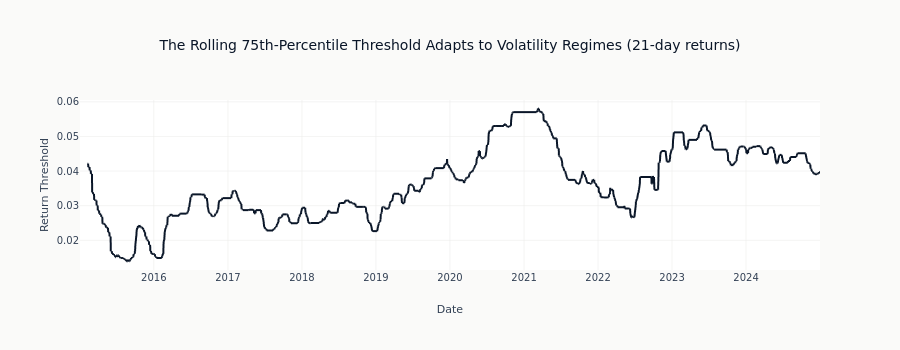

Notebook code cell kept with this figure:
### Code cell
# Visualize threshold adaptation
threshold_col = [c for c in labels_ts_pct.columns if "threshold" in c.lower()]
if threshold_col:
    fig = px.line(
        labels_ts_pct.to_pandas(),
        x="timestamp",
        y=threshold_col[0],
        title=f"The Rolling 75th-Percentile Threshold Adapts to Volatility Regimes ({horizon}-day returns)",
    )
    fig.update_layout(height=350, xaxis_title="Date", yaxis_title="Return Threshold")
    fig.show()

### Figure 1 — Plotly figure (JSON) as saved in the notebook; plotly's stock layout.template omitted (floating-point values rounded to 4 significant figures; data arrays with more than 128 entries replaced by an {"elided": "..."} marker saying what was removed)
{"data": [{"hovertemplate": "timestamp=%{x}<br>threshold_p75_h21=%{y}<extra></extra>", "legendgroup": "", "line": {"color": "#0a1628", "dash": "solid"}, "marker": {"symbol": "circle"}, "mode": "lines", "name": "", "showlegend": false, "type": "scattergl", "x": {"elided": "2516 str values"}, "xaxis": "x", "y": {"elided": "2516 float values"}, "yaxis": "y"}], "layout": {"height": 350, "legend": {"tracegroupgap": 0}, "title": {"text": "The Rolling 75th-Percentile Threshold Adapts to Volatility Regimes (21-day returns)"}, "xaxis": {"anchor": "y", "domain": [0.0, 1.0], "title": {"text": "Date"}}, "yaxis": {"anchor": "x", "domain": [0.0, 1.0], "title": {"text": "Return Threshold"}}}}
